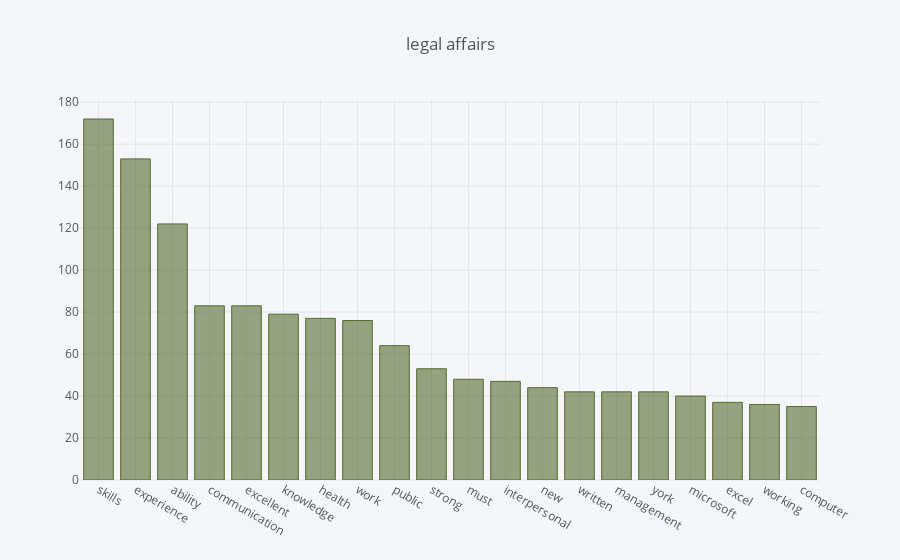

Notebook code cell kept with this figure:
### Code cell
preferred_skills(popular_categories.index[4]).iplot(title='legal affairs', kind='bar', color='darkolivegreen')

### Figure 1 — Plotly figure (JSON) as saved in the notebook; plotly's stock layout.template omitted (floating-point values rounded to 4 significant figures)
{"data": [{"marker": {"color": "rgba(85, 107, 47, 0.6)", "line": {"color": "rgba(85, 107, 47, 1.0)", "width": 1}}, "name": "None", "orientation": "v", "text": "", "type": "bar", "uid": "f244b278-220c-436f-940e-b397f99feed8", "x": ["skills", "experience", "ability", "communication", "excellent", "knowledge", "health", "work", "public", "strong", "must", "interpersonal", "new", "written", "management", "york", "microsoft", "excel", "working", "computer"], "y": [172, 153, 122, 83, 83, 79, 77, 76, 64, 53, 48, 47, 44, 42, 42, 42, 40, 37, 36, 35]}], "layout": {"legend": {"bgcolor": "#F5F6F9", "font": {"color": "#4D5663"}}, "paper_bgcolor": "#F5F6F9", "plot_bgcolor": "#F5F6F9", "title": {"font": {"color": "#4D5663"}, "text": "legal affairs"}, "xaxis": {"gridcolor": "#E1E5ED", "showgrid": true, "tickfont": {"color": "#4D5663"}, "title": {"font": {"color": "#4D5663"}, "text": ""}, "zerolinecolor": "#E1E5ED"}, "yaxis": {"gridcolor": "#E1E5ED", "showgrid": true, "tickfont": {"color": "#4D5663"}, "title": {"font": {"color": "#4D5663"}, "text": ""}, "zerolinecolor": "#E1E5ED"}}}
